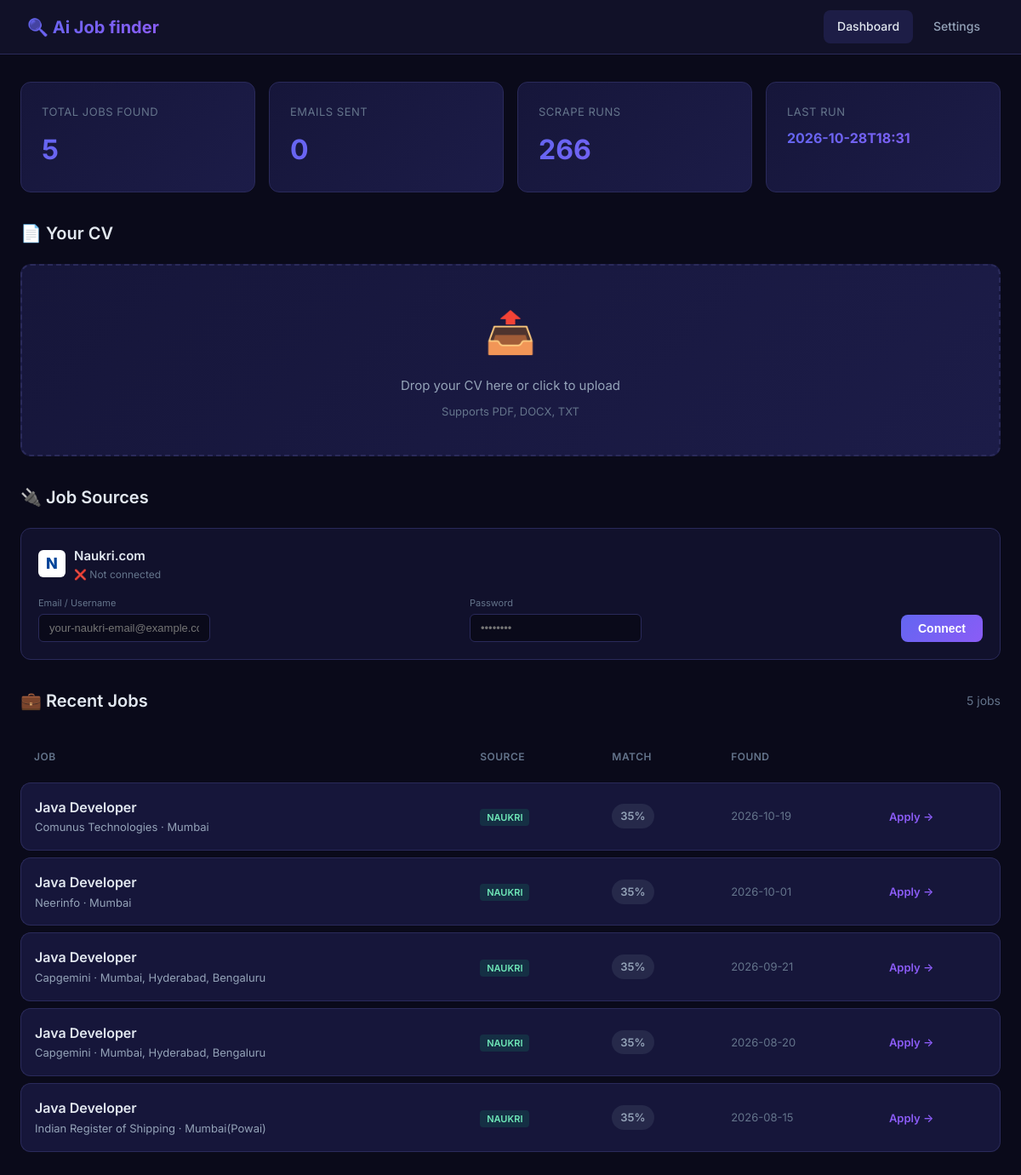
Before: / with the older database file.
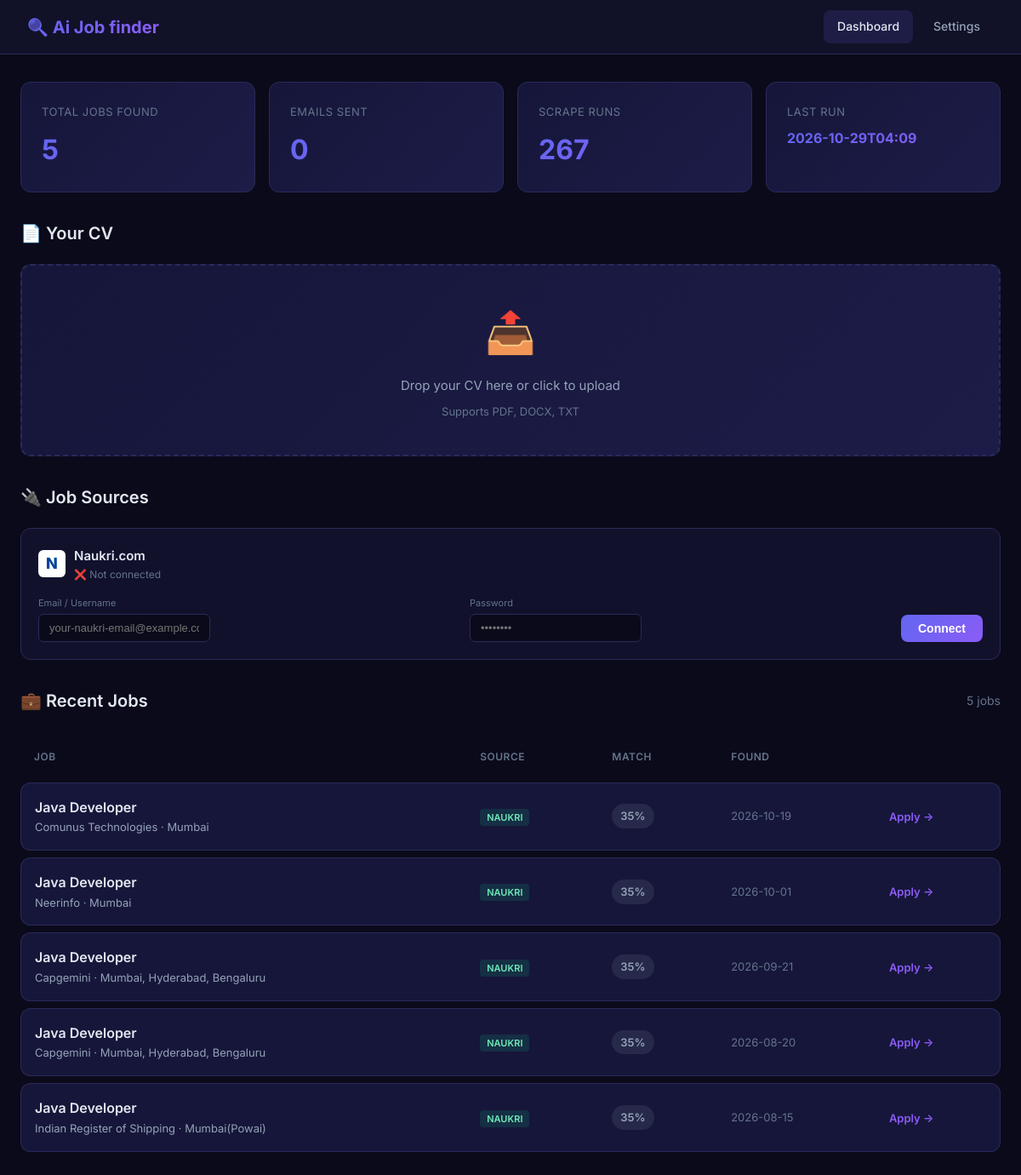
After: the same page with the newer database file.
### tables this page shows
CREATE TABLE scrape_runs (
                    id INTEGER PRIMARY KEY AUTOINCREMENT,
                    timestamp TEXT,
                    jobs_found INTEGER,
                    jobs_new INTEGER,
                    jobs_notified INTEGER
                );

CREATE TABLE seen_jobs (
                    id TEXT PRIMARY KEY,
                    title TEXT,
                    company TEXT,
                    location TEXT,
                    url TEXT,
                    source TEXT,
                    score REAL DEFAULT 0.0,
                    first_seen TEXT,
                    notified INTEGER DEFAULT 0,
                    notified_at TEXT
                );

### web/app.py (the view, shortened to what this page needs)
    @app.route("/")
    def index():
        page = request.args.get("page", 1, type=int)
        per_page = 20
        offset = (page - 1) * per_page
        config = load_config()
        db = JobDatabase(DB_PATH)
        total_jobs = db.get_total_jobs_count()
        recent_jobs = db.get_recent_jobs(limit=per_page, offset=offset)
        stats = db.get_stats()
        total_pages = (total_jobs + per_page - 1) // per_page
        cv_info = None
        return render_template(
            "index.html",
            jobs=recent_jobs,
            stats=stats,
            cv_info=cv_info,
            config=config,
            page=page,
            total_pages=total_pages,
            total_jobs=total_jobs
        )

### config.py (called while the page is built, shortened)
def load_config() -> AgentConfig:
    config = AgentConfig()
    config.email.sender_email = os.getenv("EMAIL_SENDER", config.email.sender_email)
    config.email.sender_password = os.getenv("EMAIL_PASSWORD", config.email.sender_password)
    config.email.recipient_email = os.getenv("EMAIL_RECIPIENT", config.email.recipient_email)
    config.naukri.naukri_user = os.getenv("NAUKRI_USER", config.naukri.naukri_user)
    config.naukri.naukri_password = os.getenv("NAUKRI_PASSWORD", config.naukri.naukri_password)
    config.tinyfish.api_key = os.getenv("TINYFISH_API_KEY", config.tinyfish.api_key)
    env_cv_path = os.getenv("CV_PATH")
    if env_cv_path:
        config.cv_path = env_cv_path
    return config

### storage/db.py (called while the page is built)
    def _connect(self) -> sqlite3.Connection:
        return sqlite3.connect(self.db_path)

    def get_recent_jobs(self, limit: int = 50, offset: int = 0) -> list:
        with self._connect() as conn:
            conn.row_factory = sqlite3.Row
            cursor = conn.execute("""
                SELECT * FROM seen_jobs
                ORDER BY first_seen DESC, score DESC
                LIMIT ? OFFSET ?
            """, (limit, offset))
            return [dict(row) for row in cursor.fetchall()]

    def get_total_jobs_count(self) -> int:
        with self._connect() as conn:
            return conn.execute("SELECT COUNT(*) FROM seen_jobs").fetchone()[0]

    def get_stats(self) -> dict:
        with self._connect() as conn:
            total = conn.execute("SELECT COUNT(*) FROM seen_jobs").fetchone()[0]
            notified = conn.execute("SELECT COUNT(*) FROM seen_jobs WHERE notified = 1").fetchone()[0]
            runs = conn.execute("SELECT COUNT(*) FROM scrape_runs").fetchone()[0]
            last_run = conn.execute(
                "SELECT timestamp FROM scrape_runs ORDER BY id DESC LIMIT 1"
            ).fetchone()
            return {
                "total_jobs_seen": total,
                "total_notified": notified,
                "total_runs": runs,
                "last_run": last_run[0] if last_run else "Never",
            }

### web/templates/index.html (shortened to what this page needs)
<!DOCTYPE html>
<html lang="en">
<head>
</head>
<body>
    <nav>
        <div class="nav-brand">🔍 Ai Job finder</div>
        <div class="nav-links">
            <a href="/" class="active">Dashboard</a>
            <a href="/settings">Settings</a>
        </div>
    </nav>
    <div class="container">
        <div class="stats-grid">
            <div class="stat-card">
                <div class="stat-label">Total Jobs Found</div>
                <div class="stat-value">{{ stats.total_jobs_seen }}</div>
            </div>
            <div class="stat-card">
                <div class="stat-label">Emails Sent</div>
                <div class="stat-value">{{ stats.total_notified }}</div>
            </div>
            <div class="stat-card">
                <div class="stat-label">Scrape Runs</div>
                <div class="stat-value">{{ stats.total_runs }}</div>
            </div>
            <div class="stat-card">
                <div class="stat-label">Last Run</div>
                <div class="stat-value" style="font-size:16px;">{{ stats.last_run[:16] if stats.last_run != 'Never' else 'Never' }}</div>
            </div>
        </div>
        <div class="section">
            <div class="section-header">
                <h2 class="section-title">📄 Your CV</h2>
            </div>
            {% if cv_info and not cv_info.get('error') %}
            <div class="cv-card">
                <h3>✓ CV Loaded: {{ cv_info.path.split('\\')[-1].split('/')[-1] }}</h3>
                {% if cv_info.email or cv_info.phone %}
                <div class="cv-detail">
                    {% if cv_info.email %}<strong>Email:</strong> {{ cv_info.email }} &nbsp;&nbsp;{% endif %}
                    {% if cv_info.phone %}<strong>Phone:</strong> {{ cv_info.phone }}{% endif %}
                </div>
                {% endif %}
                {% if cv_info.links %}
                <div class="cv-detail"><strong>Links:</strong>
                    {% for link in cv_info.links %}
                        <a href="{{ link if link.startswith('http') else 'https://' + link }}" target="_blank" style="color: var(--accent-blue); text-decoration: none; margin-right: 8px;">{{ link }}</a>
                    {% endfor %}
                </div>
                {% endif %}
                <div class="cv-detail"><strong>Experience:</strong> {{ cv_info.experience_years }} years</div>
                {% if cv_info.job_titles %}
                <div class="cv-detail"><strong>Job Titles:</strong> {{ cv_info.job_titles | join(', ') }}</div>
                {% endif %}
                {% if cv_info.education %}
                <div class="cv-detail"><strong>Education:</strong> {{ cv_info.education | join(', ') }}</div>
                {% endif %}
                {% if cv_info.skills %}
                <div class="cv-detail"><strong>Technical Skills:</strong></div>
                <div class="skill-tags">
                    {% for skill in cv_info.skills %}
                    <span class="skill-tag">{{ skill }}</span>
                    {% endfor %}
                </div>
                {% endif %}
            </div>
            {% else %}
            <form action="/upload" method="post" enctype="multipart/form-data">
                <div class="upload-area" id="upload-area">
                    <div class="upload-icon">📤</div>
                    <div class="upload-text">Drop your CV here or click to upload</div>
                    <div class="upload-hint">Supports PDF, DOCX, TXT</div>
                </div>
            </form>
            {% endif %}
        </div>
        <div class="section">
            <div class="section-header">
                <h2 class="section-title">🔌 Job Sources</h2>
            </div>
            <div class="naukri-card {% if config.naukri.naukri_user %}connected{% endif %}">
                <div class="naukri-card-header">
                    <div class="naukri-logo">N</div>
                    <div>
                        <div style="font-weight: 600; font-size: 15px;">Naukri.com</div>
                        <div style="font-size: 12px; color: var(--text-muted);">
                            {% if config.naukri.naukri_user %}
                                ✅ Connected as {{ config.naukri.naukri_user }}
                            {% else %}
                                ❌ Not connected
                            {% endif %}
                        </div>
                    </div>
                </div>
                <form action="/connect-naukri" method="post" class="naukri-form">
                    <div>
                        <label>Email / Username</label>
                        <input type="text" name="naukri_user" value="{{ config.naukri.naukri_user }}" placeholder="your-naukri-email@example.com">
                    </div>
                    <div>
                        <label>Password</label>
                        <input type="password" name="naukri_password" value="{{ config.naukri.naukri_password }}" placeholder="••••••••">
                    </div>
                    <button type="submit" class="btn btn-primary" style="padding: 8px 20px;">
                        {{ "Update" if config.naukri.naukri_user else "Connect" }}
                    </button>
                </form>
            </div>
        </div>
        <div class="section">
            <div class="section-header">
                <h2 class="section-title">💼 Recent Jobs</h2>
                <span style="color: var(--text-muted); font-size: 14px;">{{ jobs | length }} jobs</span>
            </div>
            {% if jobs %}
            <table class="jobs-table">
                <thead>
                    <tr>
                        <th>Job</th>
                        <th>Source</th>
                        <th>Match</th>
                        <th>Found</th>
                        <th></th>
                    </tr>
                </thead>
                <tbody>
                    {% for job in jobs %}
                    <tr>
                        <td>
                            <a href="{{ job.url }}" target="_blank" class="job-title">{{ job.title }}</a>
                            <div class="job-company">{{ job.company }} {% if job.location %}· {{ job.location }}{% endif %}</div>
                        </td>
                        <td>
                            <span class="job-source source-{{ job.source }}">{{ job.source }}</span>
                        </td>
                        <td>
                            {% set score = (job.score * 100) | int %}
                            <span class="score-badge {% if score >= 70 %}score-high{% elif score >= 40 %}score-mid{% else %}score-low{% endif %}">
                                {{ score }}%
                            </span>
                        </td>
                        <td style="color: var(--text-muted); font-size: 13px;">
                            {{ job.first_seen[:10] if job.first_seen else 'N/A' }}
                        </td>
                        <td>
                            <a href="{{ job.url }}" target="_blank" class="apply-link">Apply →</a>
                        </td>
                    </tr>
                    {% endfor %}
                </tbody>
            </table>
            {% else %}
            <div class="empty-state">
                <div class="icon">🔎</div>
                <h3>No jobs yet</h3>
                <p>Upload your CV and run a scrape to discover matching jobs</p>
            </div>
            {% endif %}
        </div>
    </div>
</body>
</html>

Changed rows visible on the page:
no longer on this page (row unchanged): scrape_runs: timestamp "2026-10-28T18:31"
added scrape_runs: timestamp "2026-10-29T04:09"
Other visible differences:
{{ stats.total_runs }}: "266" → "267"
